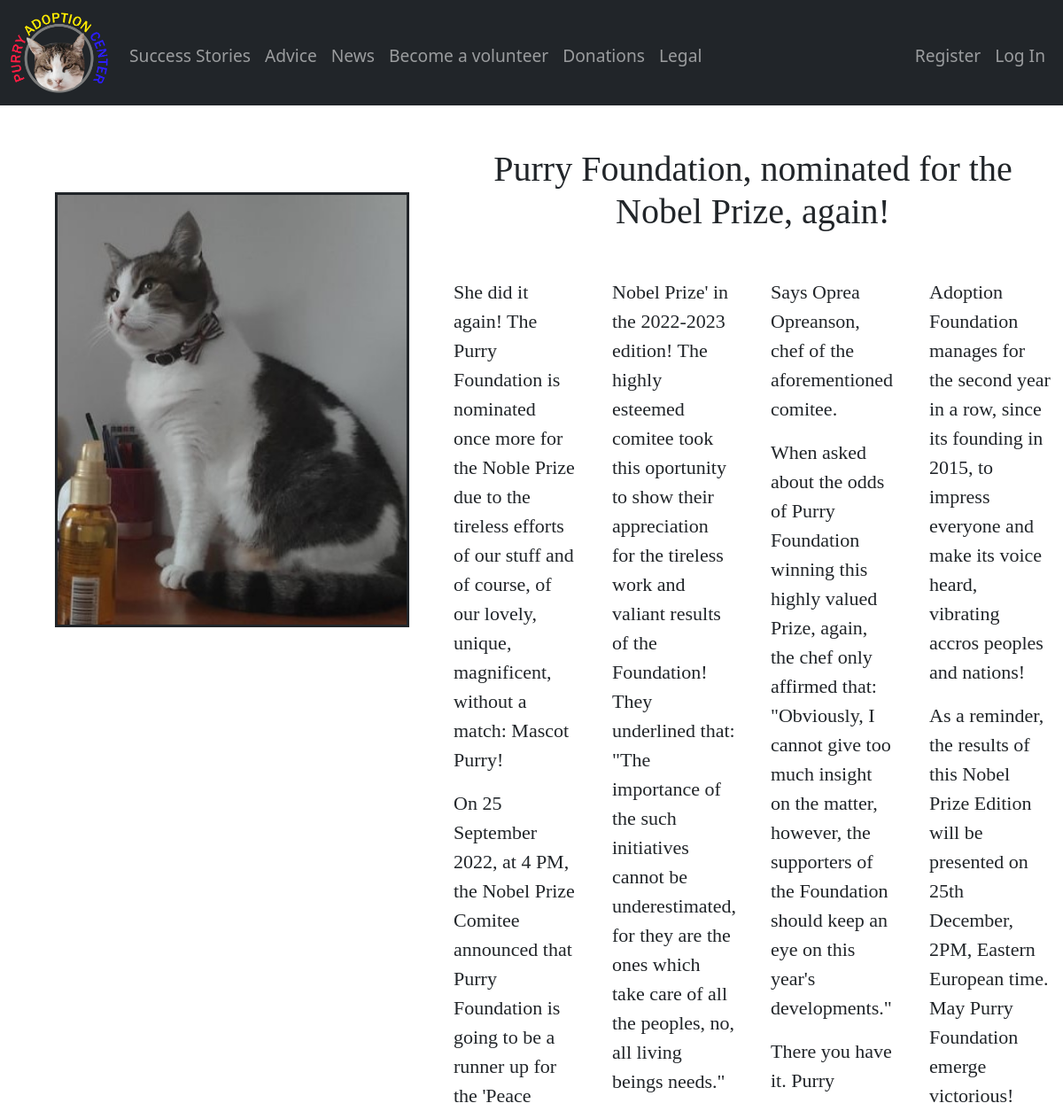
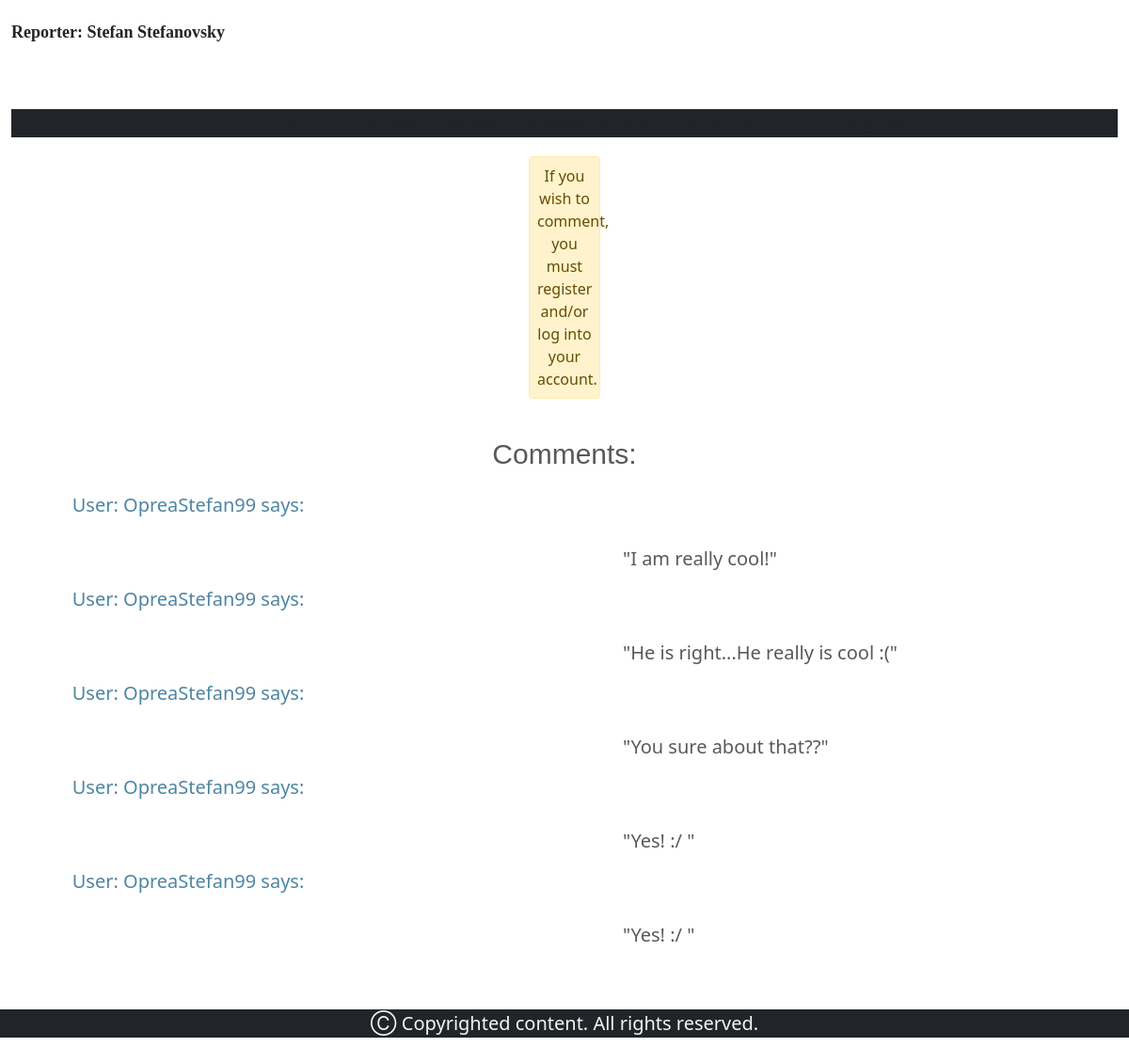
Screenshot of /news/purry-nobel-prize-nomenee with the database file from the repository (2 pictures, top to bottom).
### tables this page shows
CREATE TABLE comments (
user_id INTEGER NOT NULL,
username TEXT NOT NULL,
email TEXT NOT NULL,
comment TEXT NOT NULL);

### app.py (the view)
@app.route("/news/purry-nobel-prize-nomenee", methods=["GET", "POST"])
def news1():
    if request.method == "POST":
        user = session["user_id"]
        comment = request.form.get('comment')
        for i in range(len(forbidden_comment_characters)):
            if forbidden_comment_characters[i] in comment:
                return apology("Charcater not allowed: " + forbidden_comment_characters[i], 403)
        email = db.execute("SELECT email FROM users WHERE id=?", user)
        email = email[0]['email']
        username = db.execute("SELECT username FROM users WHERE id=?", user)
        username = username[0]['username']
        db.execute("INSERT INTO comments (user_id, username, email, comment) VALUES(?,?,?,?)", user, username, email, comment)
        comments = db.execute("SELECT * FROM comments")
        r = int(len(comments))
        return render_template("/news/purry-nobel-prize-nomenee.html", comments=comments, r=r)
    else:
        comments = db.execute("SELECT * FROM comments")
        r = int(len(comments))
        return render_template("/news/purry-nobel-prize-nomenee.html", comments=comments, r=r)

### app.py (called while the page is built)
@app.after_request
def after_request(response):
    response.headers["Cache-Control"] = "no-cache, no-store, must-revalidate"
    response.headers["Expires"] = 0
    response.headers["Pragma"] = "no-cache"
    return response

### templates/news/purry-nobel-prize-nomenee.html (shortened to what this page needs)
{% extends "layout.html" %}
{% block main %}
        <img class="news_images_large" src="/static/purry_news1.jpg">
        <h5 class="news_titles_large"> Purry Foundation, nominated for the Nobel Prize, again! </h5>
    <div style="column-count: 4; column-gap: 40px;">
        <p class="news-description_large">
            She did it again! The Purry Foundation is nominated once more for the Noble Prize due to the tireless efforts of our stuff
            and of course, of our lovely, unique, magnificent, without a match: Mascot Purry!
        </p>
        <p class="news-description_large">
            On 25 September 2022, at 4 PM, the Nobel Prize Comitee announced that Purry Foundation is going to be a runner up for the
            'Peace Nobel Prize' in the 2022-2023 edition! The highly esteemed comitee took this oportunity to show their appreciation for
            the tireless work and valiant results of the Foundation! They underlined that: "The importance of the such initiatives cannot be
            underestimated, for they are the ones which take care of all the peoples, no, all living beings needs." Says Oprea Opreanson, chef
            of the aforementioned comitee.
        </p>
        <p class="news-description_large">
            When asked about the odds of Purry Foundation winning this highly valued Prize, again, the chef only affirmed that: "Obviously, I
            cannot give too much insight on the matter, however, the supporters of the Foundation should keep an eye on this year's developments."
        </p>
        <p class="news-description_large">
            There you have it. Purry Adoption Foundation manages for the second year in a row, since its founding in 2015, to impress everyone
            and make its voice heard, vibrating accros peoples and nations!
        </p>
        <p class="news-description_large">
            As a reminder, the results of this Nobel Prize Edition will be presented on 25th December, 2PM, Eastern European time. May Purry
            Foundation emerge victorious!
        </p>
    </div>
    <h4 class="news-description_large" style="margin-top: 25px; font-size: 18px; font-weight: bold;"> Reporter: Stefan Stefanovsky </h4>
    <div style="background-color: #212529; margin-top: 70px; height: 30px; animation: transitionIn 2s;">
    </div>
    {% if session["user_id"] %}
        <form style="text-align: left; font-size: 20px; margin: 700px; margin-top: 60px; margin-bottom: 0px; animation: transitionIn 2s;" action="/news/purry-nobel-prize-nomenee" method="post">
            <div class="form-group mb-2">
                <label class="form-label"> Leave a comment: </label>
                <textarea rows="4" class="form-control" required="" name="comment" id="comment" placeholder="Comment here..." type="text"></textarea>
            </div>
            <button type="submit" class="btn btn-primary"> Submit comment </button>
        </form>
        <hr>
            <div class="alert alert-danger" role="alert">
                Any injurious comments will be deleted and the IP of the user will be banned alongside their account.
            </div>
    {% else %}
    <div class="alert alert-warning" role="alert" style="margin-top: 20px;">
        If you wish to comment, you must register and/or log into your account.
    </div>
    {% endif %}
    <section style="animation: transitionIn 2s;  color: #595959;">
        <label style="font-size: 30px; margin: 20px; font-family: 'Trebuchet MS', sans-serif;"> Comments: </label>
    </section>
    {% if r %}
        {% for i in range(r) %}
            <h5 id="user_tag" >
                User: {{ comments[i]["username"] }} says:
            </h5>
            <p id="comment_tag">
                "{{ comments[i]["comment"] }}"
            </p>
        {% endfor %}
    {% endif %}
{% endblock %}

### templates/layout.html (shortened to what this page needs)
<!DOCTYPE html>
<html lang="en">
    <head>
        <link href="https://cdn.jsdelivr.net/npm/bootstrap@5.1.3/dist/css/bootstrap.min.css" rel="stylesheet">
        <link href="/static/styles.css" rel="stylesheet">
    </head>
    <body>
        <nav class="bg-dark navbar navbar-expand-md navbar-dark">
            <div class="container-fluid">
                        <a class="navbar-brand" href="/"><img id="logo" name="logo" src="/static/logo.png"></a>
                <div class="collapse navbar-collapse" id="navbar">
                        <ul class="navbar-nav me-auto mt-2">
                            <li class="nav-item"><a class="nav-link" href="/stories">Success Stories</a></li>
                            <li class="nav-item"><a class="nav-link" href="/advice">Advice</a></li>
                            <li class="nav-item"><a class="nav-link" href="/news">News</a></li>
                            <li class="nav-item"><a class="nav-link" href="/volunteer">Become a volunteer</a></li>
                            <li class="nav-item"><a class="nav-link" href="/donations">Donations</a></li>
                            <li class="nav-item"><a class="nav-link" href="/legal">Legal</a></li>
                        </ul>
                    {% if session["user_id"] %}
                            <ul class="navbar-nav ms-auto mt-2">
                                <li class="nav-item"><a class="nav-link" href="/my_account">My Account</a></li>
                                <li class="nav-item"><a class="nav-link" href="/logout">Log Out</a></li>
                            </ul>
                    {% else %}
                            <ul class="navbar-nav ms-auto mt-2">
                                <li class="nav-item"><a class="nav-link" href="/register">Register</a></li>
                                <li class="nav-item"><a class="nav-link" href="/login">Log In</a></li>
                            </ul>
                    {% endif %}
                </div>
            </div>
        </nav>
        <main class="container-fluid py-5 text-center">
            {% block main %}{% endblock %}
        </main>
        <footer class="mb-5 small text-center text-muted">
            <div id="copyright">
                &#9400; Copyrighted content. All rights reserved.
            </div>
        </footer>
    </body>
</html>

### static/styles.css (style rules this page uses)
.nav-item { font-size: larger; }
#logo { width: 110px; }
#copyright { font-size: 20px; height: 30px; animation: transitionIn 2s; background-color: #212529; color: whitesmoke; }
.news_images_large { width: 400px; float: left; margin: 50px; border: 3px solid #212529; animation: transitionIn 2s; }
.news_titles_large { font-family: "Times New Roman",Times, sans-serif; font-size: 40px; animation: transitionIn 2s; margin-bottom: 50px; }
.news-description_large { font-family: "Times New Roman", serif; font-size: 22px; text-align: left; animation: transitionIn 2s; }
.alert { margin-left: 550px; margin-right: 550px; padding: 8px; animation: transitionIn 2s; }
#user_tag { position: relative; right: 400px; animation: transitionIn 2s; color: #4e85a2; }
#comment_tag { margin-top: 30px; text-align: left; margin-left: 650px; font-size: 20px; animation: transitionIn 2s; color: #595959; }

### rows the page displays
comments: username "OpreaStefan99", comment "I am really cool!"
comments: username "OpreaStefan99", comment "He is right...He really is cool :("
comments: username "OpreaStefan99", comment "You sure about that??"
comments: username "OpreaStefan99", comment "Yes! :/"
comments: username "OpreaStefan99", comment "Yes! :/"
